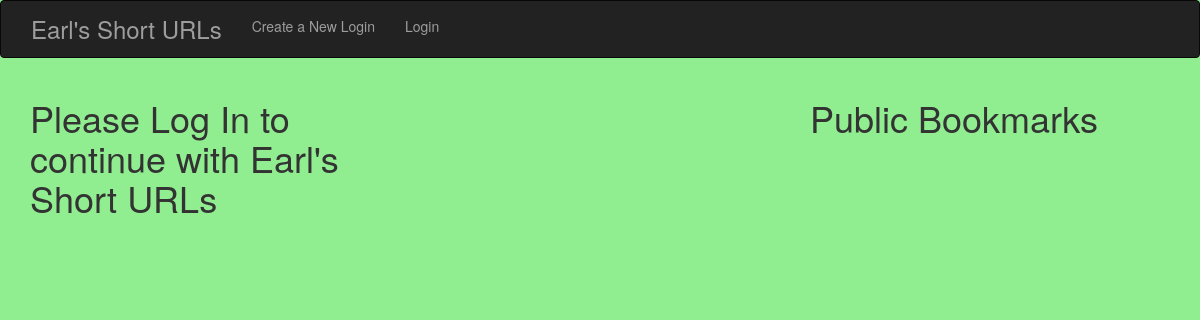
The app's page /, older data.
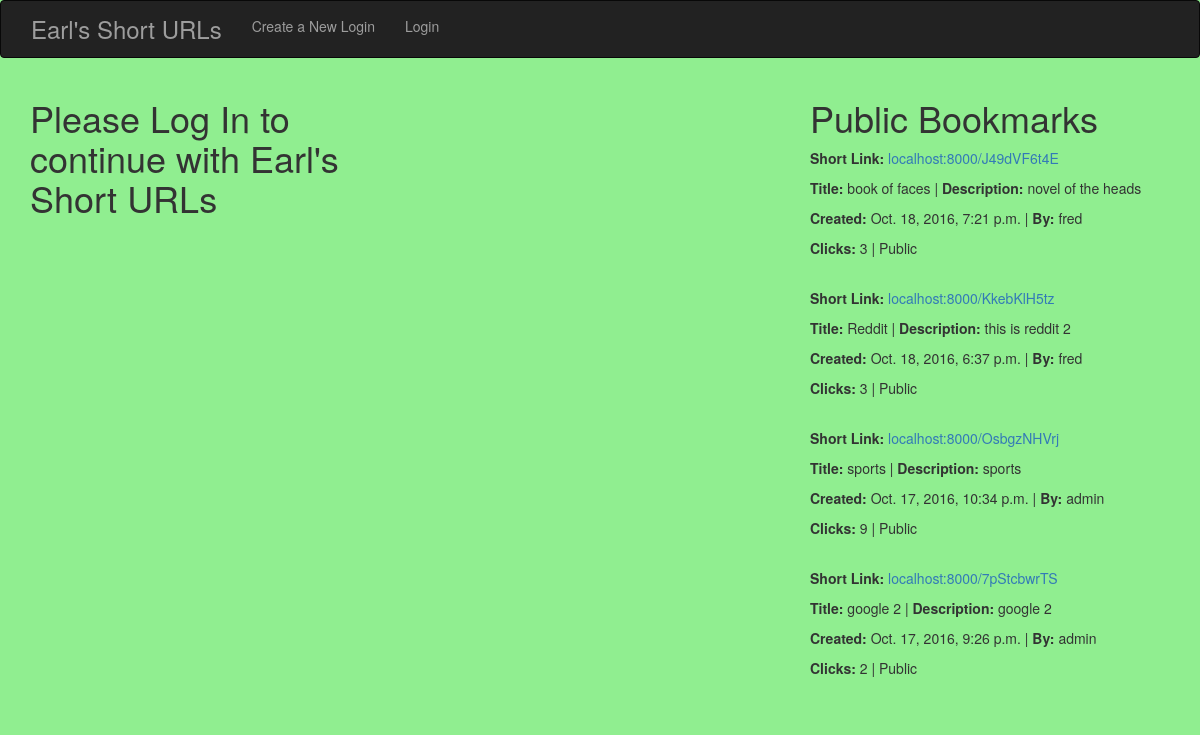
The same page, newer data.
### short_app/models.py (models this page shows)
class Bookmark(models.Model):
    user = models.ForeignKey(User)
    title = models.CharField(max_length=50)
    description = models.CharField(max_length=100, null=True, blank=True)
    url = models.URLField()
    short_url = models.CharField(max_length=10, null=True, blank=True)
    created = models.DateTimeField(auto_now_add=True)
    private = models.BooleanField(default=False)
    def __str__(self):
        return self.title
    class Meta:
        ordering = ("-created",)
    def click_count(self):
        return self.click_set.count()

### short_app/views.py (the view, shortened to what this page needs)
# urls.py: url(r'^$', BookmarkCreateView.as_view(), name='bookmark_create_view'),
class BookmarkCreateView(CreateView):
    model = Bookmark
    success_url = reverse_lazy("bookmark_create_view")
    fields = ('title', 'description', 'url', 'private')
    def get_context_data(self, **kwargs):
        context = super().get_context_data(**kwargs)
        context["bookmark_list"] = Bookmark.objects.all()
        return context

### templates/short_app/bookmark_form.html
{% extends 'base.html' %}
{% block content %}
<div class="row">
    <div class="col-md-8">
        <div class="row">
        <div class="col-md-6">
        {% if request.user.is_authenticated %}
            <div class="panel panel-default">
                <div class="panel-heading">
                    <h3 class="panel-title">Give Earl your URL</h3>
                </div>
                 <div class="panel-body">
                    <form class="" action="" method="post">
                        {% csrf_token %}
                        {{ form.as_p }}
                        <input type="submit" name="" value="Shorty Up">
                    </form>
                </div>
            </div>
        </div>
        <div class="col-md-6">
                <h1>Your Bookmarks</h1>
                {% for bookmark in bookmark_list %}
                    {% if bookmark.user == user %}
                        <p>
                            <b>Short Link:</b> <a href="{% url 'short_view' bookmark.short_url %}">localhost:8000/{{ bookmark.short_url }}</a>
                        </p>
                        <p>
                            <b>Title: </b> {{ bookmark }} |
                            <b>Description: </b> {{ bookmark.description }}
                        </p>
                        <p>
                            <b>Created: </b> {{ bookmark.created }} |
                            <b>By:</b> {{ bookmark.user }}
                        </p>
                        <p>
                            <b>Clicks:</b> {{ bookmark.click_count }} |
                            {% if bookmark.user.id == user.id %}
                                <a href="{% url 'bookmark_update_view' bookmark.id %}">Edit</a>
                                {% else %}
                                    Public Link
                            {% endif %}
                        </p>
                    {% endif %}
                    <br><br>
                {% endfor %}
            {% else %}
                <h1>Please Log In to continue with Earl's Short URLs</h1>
        {% endif %}
        </div>
        </div>
    </div>
    <div class="col-md-4">
        <h1>Public Bookmarks</h1>
        {% for bookmark in bookmark_list %}
            {% if bookmark.private == False %}
                <p>
                    <b>Short Link:</b> <a href="{% url 'short_view' bookmark.short_url %}">localhost:8000/{{ bookmark.short_url }}</a>
                </p>
                <p>
                    <b>Title: </b> {{ bookmark }} |
                    <b>Description: </b> {{ bookmark.description }}
                </p>
                <p>
                    <b>Created: </b> {{ bookmark.created }} |
                    <b>By:</b> {{ bookmark.user }}
                </p>
                <p>
                    <b>Clicks:</b> {{ bookmark.click_count }} | Public
                <br><br>
            {% endif %}
        {% endfor %}
    </div>
</div>
{% endblock %}

### templates/base.html (shortened to what this page needs)
{% load staticfiles %}
<!DOCTYPE html>
<html>
    <head>
        <link rel="stylesheet" href="{% static 'css/bootstrap.css' %}" media="screen" title="no title">
    </head>
    <body>
        <nav class="navbar navbar-inverse">
            <div class="container-fluid">
                <div class="nav navbar-nav">
                    <h3 class="navbar-text">Earl's Short URLs</h3>
                    <li><a href="{% url 'user_create_view' %}">Create a New Login</a></li>
                      {% if not request.user.is_authenticated %}
                          <li><a href="{% url 'login' %}">Login</a></li>
                          {% else %}
                          <li><a href="{% url 'logout' %}?next={% url 'bookmark_create_view' %}">Logout</a></li>
                          <p class="navbar-text">You are logged in as <b>{{ user }}</b></p>
                      {% endif %}
                </div>
            </div>
        </nav>
        <div class="container">
            {% block content %}
            {% endblock %}
        </div>
    </body>
</html>

### templates/base.html (style rules this page uses)
body { background-color: lightgreen; }

Row changes from the older to the newer data that the page shows:
added Bookmark: short_url "J49dVF6t4E", title "book of faces", description "novel of the heads", created "Oct. 18, 2016, 7:21 p.m.", user "fred", click_count "3"
added Bookmark: short_url "KkebKlH5tz", title "Reddit", description "this is reddit 2", created "Oct. 18, 2016, 6:37 p.m.", user "fred", click_count "3"
now on this page (row edited): Bookmark: short_url "OsbgzNHVrj", title "sports", description "sports", created "Oct. 17, 2016, 10:34 p.m.", user "admin", click_count "9"
now on this page (row edited): Bookmark: short_url "7pStcbwrTS", title "google 2", description "google 2", created "Oct. 17, 2016, 9:26 p.m.", user "admin", click_count "2"
